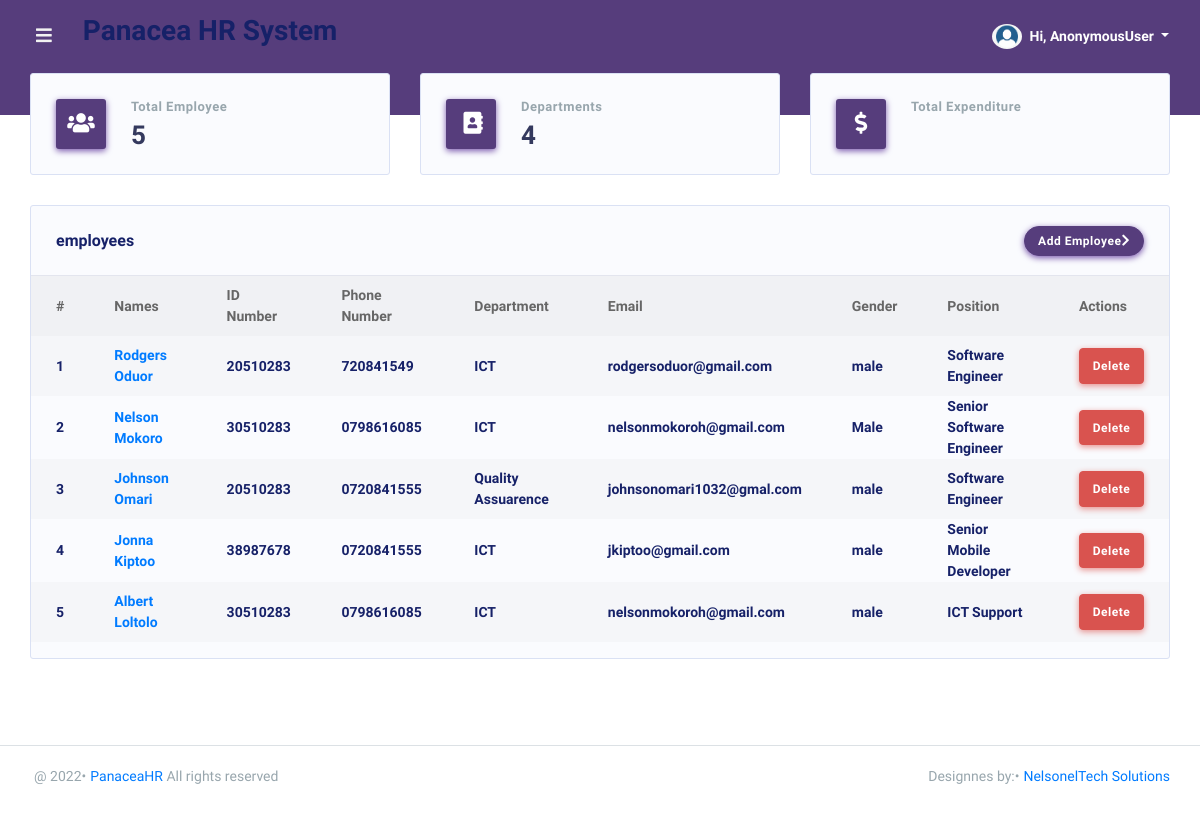
The app's page /dashboard/, older data.
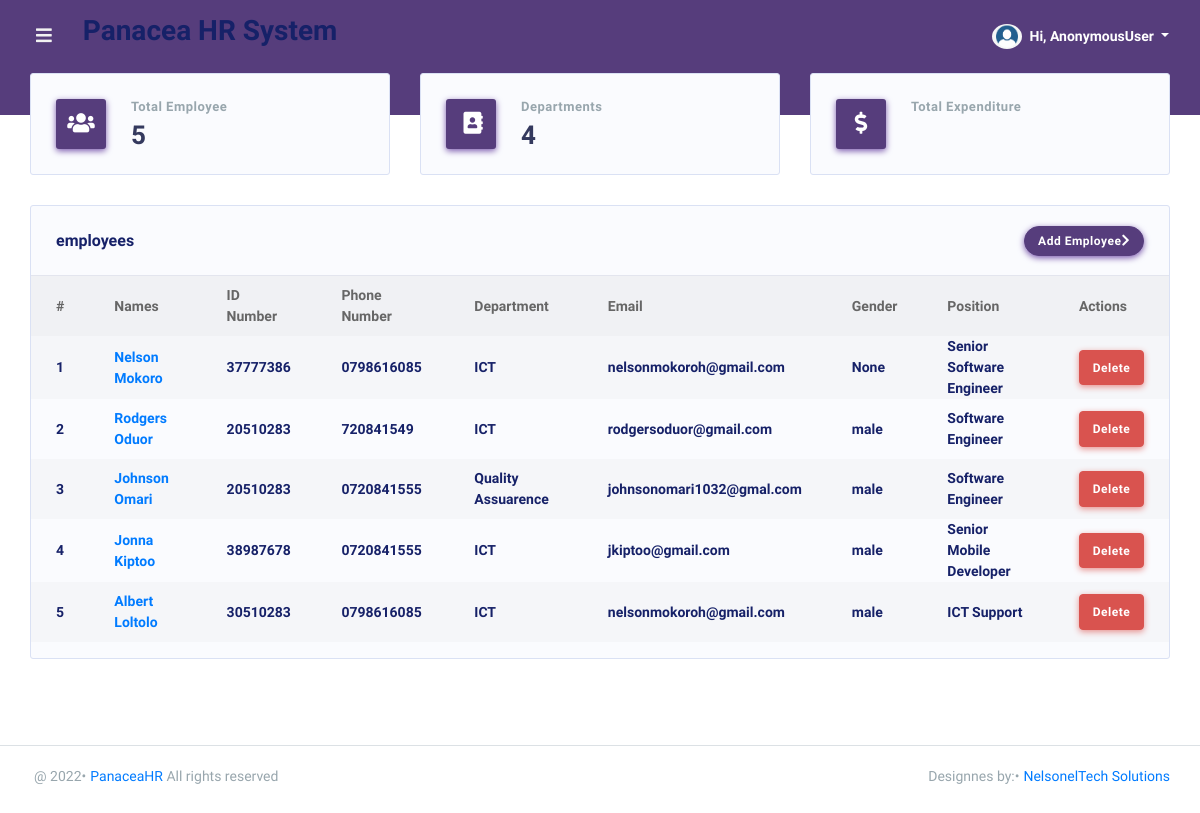
The same page, newer data.
### PanaceaApp/models.py (models this page shows, shortened)
class Employee(models.Model):
    GENDER = (('male', 'MALE'), ('female', 'FEMALE'), ('other', 'OTHER'))
    fullname = models.CharField(max_length=255, blank=True, null=True)
    dateofbirth = models.DateField(blank=True, null=True)
    gender = models.CharField(choices=GENDER, max_length=10, blank=True, null=True)
    department = models.ForeignKey(Department, on_delete=models.SET_NULL, null=True)
    position = models.CharField(max_length=50, blank=True, null=True)
    email = models.EmailField(blank=True, null=True)
    idnumber = models.CharField(max_length=20, blank=True, null=True)
    telephone = models.CharField(max_length=20, blank=True, null=True)
    idphoto = models.ImageField(upload_to='static/media', blank=True, null=True)
    nssfphoto = models.ImageField(upload_to='static/media', blank=True, null=True)
    nhifphoto = models.ImageField(upload_to='static/media', blank=True, null=True)
    updated = models.DateTimeField(auto_now=True, null=True)
    created = models.DateTimeField(auto_now_add=True, null=True)
    class Meta:
        ordering = ['-updated', '-created']

class Department(models.Model):
    name = models.CharField(max_length=70, null=False, blank=False)
    history = models.TextField(max_length=1000, null=True, blank=True, default='No History')

### PanaceaApp/views.py (the view)
# urls.py: path('', views.home, name='home'),
def home(request):
    employees = Employee.objects.all()
    departments = Department.objects.all()
    salarys = Sallary.objects.all()
    context = {'employees': employees, 'departments': departments, 'salarys': salarys}
    return render(request, 'PanaceaApp/home.html', context)

### PanaceaApp/templates/PanaceaApp/home.html (shortened to what this page needs)
{% extends 'main.html' %}
{% block content %}
{% load static %}
<div class="main-content">
    <section class="section">
        <div class="row">
            <div class="col-lg-4 col-md-4 col-sm-12">
                <div class="card card-statistic-2">
                    <div class="card-icon shadow-primary bg-primary">
                        <i class="fas fa-users"></i>
                    </div>
                    <div class="card-wrap">
                        <div class="card-header">
                            <h4>Total Employee</h4>
                        </div>
                        <div class="card-body">
                            {{employees.count}}
                        </div>
                    </div>
                </div>
            </div>
            <div class="col-lg-4 col-md-4 col-sm-12">
                <a href="{% url 'department' %}">
                    <div class="card card-statistic-2">
                        <div class="card-icon shadow-primary bg-primary">
                            <i class="fas fa-address-book"></i>
                        </div>
                        <div class="card-wrap">
                            <div class="card-header">
                                <h4>Departments</h4>
                            </div>
                            <div class="card-body">
                                {{departments.count}}
                            </div>
                        </div>
                    </div>
                </a>
            </div>
            <div class="col-lg-4 col-md-4 col-sm-12">
                <div class="card card-statistic-2">
                    <div class="card-icon shadow-primary bg-primary">
                        <i class="fas fa-dollar-sign"></i>
                    </div>
                    <div class="card-wrap">
                        <div class="card-header">
                            <h4>Total Expenditure</h4>
                        </div>
                    </div>
                </div>
            </div>
        </div>
        <div class="row row-deck">
            <div class="col-12">
                <div class="card">
                    <div class="card-header">
                        <h4>employees</h4>
                        <div class="card-header-action">
                            <a href="{% url 'addEmployee' %}" class="btn btn-primary">Add Employee<i
                                    class="fas fa-chevron-right"></i></a>
                        </div>
                    </div>
                    <div class="card-body p-0">
                        <div class="table-responsive table-invoice">
                            <table class="table table-striped" id="table-1">
                                <thead>
                                    <tr>
                                        <th>#</th>
                                        <th>Names</th>
                                        <th>ID Number</th>
                                        <th>Phone Number</th>
                                        <th>Department</th>
                                        <th>Email</th>
                                        <th>Gender</th>
                                        <th>Position</th>
                                        <th>Actions</th>
                                    </tr>
                                </thead>
                                <tbody>
                                    {% for employee in employees %}
                                    <tr>
                                        <td class="font-weight-600">{{forloop.counter}}</td>
                                        <td class="font-weight-600"><a class="font-weight-600"
                                                href="{% url 'employeeDetail' employee.id %}">{{employee.fullname}}</a>
                                        </td>
                                        <td class="font-weight-600">{{employee.idnumber}}</td>
                                        <td class="font-weight-600">{{employee.telephone}}</td>
                                        <td class="font-weight-600">{{employee.department.name}}</td>
                                        <td class="font-weight-600">{{employee.email}}</td>
                                        <td class="font-weight-600">{{employee.gender}}</td>
                                        <td class="font-weight-600">{{employee.position}}</td>
                                        <td>
                                            <a href="{% url 'deleteEmployee' employee.id %}" class="btn btn-danger" type="button">Delete</a>
                                        </td>
                                    </tr>
                                    {% endfor %}
                                </tbody>
                            </table>
                        </div>
                    </div>
                </div>
            </div>
        </div>
    </section>
</div>
{% endblock %}

### templates/main.html (shortened to what this page needs)
{% load static %}
<!DOCTYPE html>
<html lang="en">
<head>
    <link rel="stylesheet" href="{% static 'assets/modules/bootstrap/css/bootstrap.min.css' %}">
    <link rel="stylesheet" href="{% static 'assets/modules/fontawesome/css/all.min.css' %}">
    <link rel="stylesheet" href="{% static 'assets/modules/jqvmap/dist/jqvmap.min.css' %}">
    <link rel="stylesheet" href="{% static 'assets/modules/summernote/summernote-bs4.css' %}">
    <link rel="stylesheet" href="{% static 'assets/modules/owlcarousel2/dist/assets/owl.carousel.min.css' %}">
    <link rel="stylesheet" href="{% static 'assets/modules/owlcarousel2/dist/assets/owl.theme.default.min.css' %}">
    <link rel="stylesheet" href="{% static 'assets/modules/fullcalendar/fullcalendar.min.css' %}">
    <link rel="stylesheet" href="{% static 'assets/modules/datatables/datatables.min.css' %}">
    <link rel="stylesheet"
        href="{% static 'assets/modules/datatables/DataTables-1.10.16/css/dataTables.bootstrap4.min.css' %}">
    <link rel="stylesheet" href="{% static 'assets/modules/datatables/Select-1.2.4/css/select.bootstrap4.min.css' %}">
    <link rel="stylesheet" href="https://use.fontawesome.com/releases/v5.8.1/css/all.css">
    <link rel="stylesheet" href="{% static 'assets/css/style.min.css' %}">
    <link rel="stylesheet" href="{% static 'assets/css/components.min.css' %}">
</head>
<body class="layout-4">
    <div id="app">
        <div class="main-wrapper main-wrapper-1">
            {% include 'header.html' %}
            {% block content %}
            {% endblock %}
            {% include 'footer.html' %}
        </div>
    </div>
    <link rel="stylesheet" type="text/css" href="https://cdn.datatables.net/v/dt/jszip-2.5.0/dt-1.10.16/b-1.5.1/b-html5-1.5.1/datatables.min.css"/>
</body>
</html>

### templates/header.html (shortened to what this page needs)
{% load static %}
<div class="navbar-bg"></div>
<nav class="navbar navbar-expand-lg main-navbar">
    <form class="form-inline mr-auto">
        <ul class="navbar-nav mr-3">
            <li><a href="#" data-toggle="sidebar" class="nav-link nav-link-lg"><i class="fas fa-bars"></i></a></li>
        </ul>
        <div class="pr-2">
            <h3>Panacea HR System</h3>
        </div>
    </form>
    <ul class="navbar-nav navbar-right">
        <li class="dropdown">
            <a href="#" data-toggle="dropdown" class="nav-link dropdown-toggle nav-link-lg nav-link-user">
                <img alt="image" src="{% static 'assets/img/user.png' %}" class="rounded-circle mr-1">
                <div class="d-sm-none d-lg-inline-block">Hi, {{user}}</div>
            </a>
        </li>
    </ul>
</nav>

### templates/footer.html
<footer class="main-footer">
     <div class="footer-left">
          <div class="bullet">@ {% now 'Y' %}</div><a href="{% url 'home' %}">PanaceaHR</a> All rights reserved
     </div>
     <div class="footer-right">
          <div class="bullet">Designnes by:</div><a href="https://nelsoneltech.co.ke">NelsonelTech Solutions</a>
     </div>
</footer>

Row changes from the older to the newer data that the page shows:
changed Employee "Nelson Mokoro": idnumber "30510283" → "37777386"; gender "Male" → "None"; moves up the list
